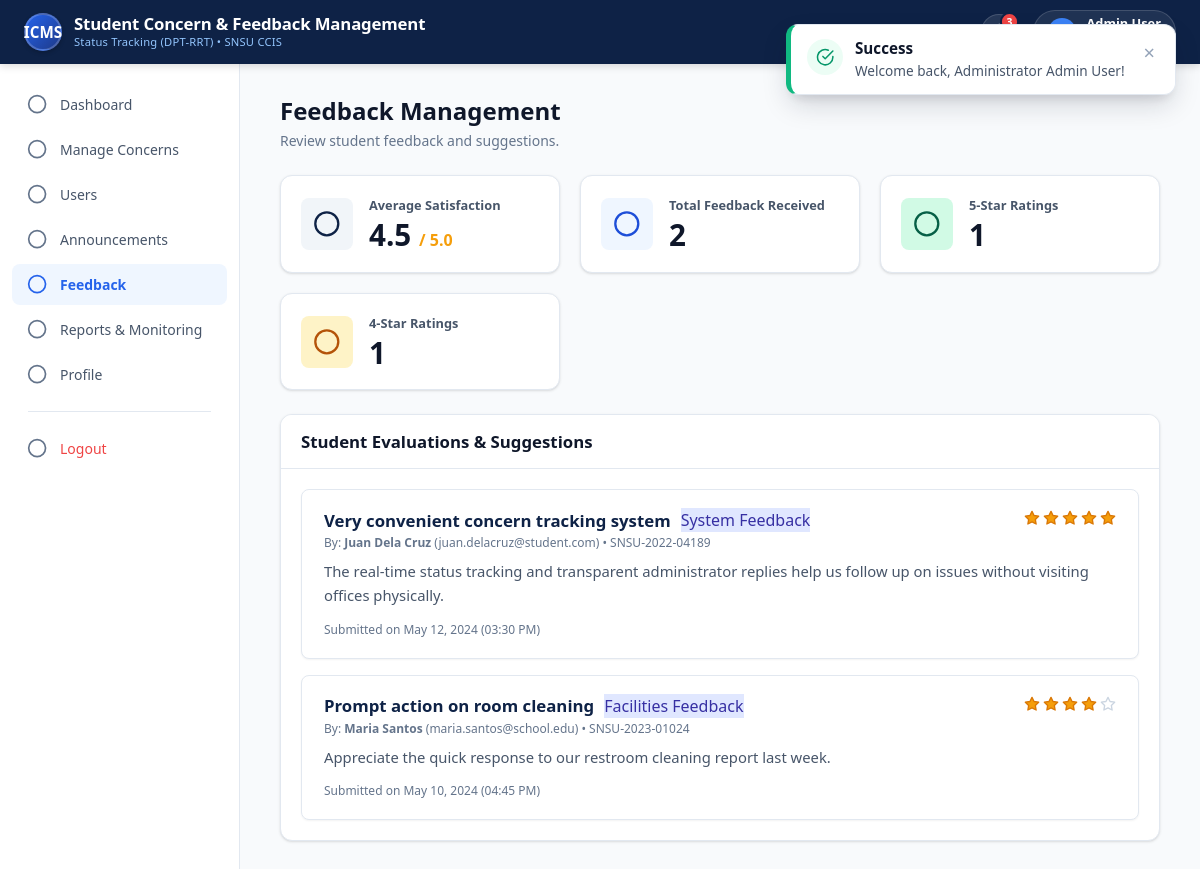
/admin/feedback.php (signed in), run on the app's committed database.
### tables this page shows
CREATE TABLE IF NOT EXISTS `feedback` (
  `feedback_id` INT AUTO_INCREMENT PRIMARY KEY,
  `student_id` INT DEFAULT NULL,
  `student_name` VARCHAR(150) NOT NULL,
  `student_email` VARCHAR(150) NOT NULL,
  `feedback_type` VARCHAR(100) NOT NULL,
  `subject` VARCHAR(255) NOT NULL,
  `message` TEXT NOT NULL,
  `rating` INT DEFAULT 5,
  `submitted_at` DATETIME DEFAULT CURRENT_TIMESTAMP,
  INDEX (`student_id`),
  CONSTRAINT `fk_feedback_student` FOREIGN KEY (`student_id`) REFERENCES `students` (`student_id`) ON DELETE SET NULL
);

CREATE TABLE IF NOT EXISTS `students` (
  `student_id` INT AUTO_INCREMENT PRIMARY KEY,
  `student_no` VARCHAR(50) NOT NULL UNIQUE,
  `name` VARCHAR(150) NOT NULL,
  `email` VARCHAR(150) NOT NULL UNIQUE,
  `password` VARCHAR(255) NOT NULL,
  `department` VARCHAR(150) NOT NULL DEFAULT 'College of Computing & Information Sciences',
  `program` VARCHAR(150) NOT NULL DEFAULT 'Bachelor of Science in Information Technology',
  `phone` VARCHAR(50) DEFAULT NULL,
  `status` ENUM('Active', 'Inactive') DEFAULT 'Active',
  `created_at` DATETIME DEFAULT CURRENT_TIMESTAMP
);

### admin/feedback.php (the view, shortened to what this page needs)
<?php
require_once __DIR__ . '/../config/db.php';
require_once __DIR__ . '/../includes/helpers.php';
$stats = $pdo->query("
    SELECT
        COUNT(*) as total_feedback,
        AVG(rating) as avg_rating,
        SUM(CASE WHEN rating = 5 THEN 1 ELSE 0 END) as stars_5,
        SUM(CASE WHEN rating = 4 THEN 1 ELSE 0 END) as stars_4,
        SUM(CASE WHEN rating = 3 THEN 1 ELSE 0 END) as stars_3,
        SUM(CASE WHEN rating <= 2 THEN 1 ELSE 0 END) as stars_low
    FROM feedback
")->fetch();
$allFeedback = $pdo->query("
    SELECT f.*, s.student_no
    FROM feedback f
    LEFT JOIN students s ON f.student_id = s.student_id
    ORDER BY f.submitted_at DESC
")->fetchAll();
require_once __DIR__ . '/../includes/header.php';
require_once __DIR__ . '/../includes/navbar.php';
require_once __DIR__ . '/../includes/sidebar.php';
?>
<div class="page-header">
  <div class="page-title-wrap">
    <h1 class="page-title">Feedback Management</h1>
    <p class="page-desc">Review student feedback and suggestions.</p>
  </div>
</div>
<div class="metrics-grid" style="margin-bottom: 24px;">
  <div class="metric-card">
    <div class="metric-icon-wrap metric-icon-total"><?= icon('star', '', 22) ?></div>
    <div class="metric-content">
      <span class="metric-label">Average Satisfaction</span>
      <span class="metric-number"><?= number_format((float)($stats['avg_rating'] ?: 5.0), 1) ?> <span style="font-size: 1rem; color: #f59e0b;">/ 5.0</span></span>
    </div>
  </div>
  <div class="metric-card">
    <div class="metric-icon-wrap metric-icon-progress"><?= icon('message-square', '', 22) ?></div>
    <div class="metric-content">
      <span class="metric-label">Total Feedback Received</span>
      <span class="metric-number"><?= (int)$stats['total_feedback'] ?></span>
    </div>
  </div>
  <div class="metric-card">
    <div class="metric-icon-wrap metric-icon-resolved"><?= icon('star-filled', '', 22) ?></div>
    <div class="metric-content">
      <span class="metric-label">5-Star Ratings</span>
      <span class="metric-number"><?= (int)$stats['stars_5'] ?></span>
    </div>
  </div>
  <div class="metric-card">
    <div class="metric-icon-wrap metric-icon-pending"><?= icon('thumbs-up', '', 22) ?></div>
    <div class="metric-content">
      <span class="metric-label">4-Star Ratings</span>
      <span class="metric-number"><?= (int)$stats['stars_4'] ?></span>
    </div>
  </div>
</div>
<div class="card" style="max-width: 1000px;">
  <div class="card-header">
    <h2 class="card-title">Student Evaluations & Suggestions</h2>
  </div>
  <div class="card-body" style="display: flex; flex-direction: column; gap: 16px;">
    <?php if (empty($allFeedback)): ?>
      <div style="text-align: center; padding: 40px; color: var(--text-muted); display: flex; align-items: center; justify-content: center; gap: 8px;">
        <?= icon('message-square', '', 20) ?>
        <span>No student feedback submitted yet.</span>
      </div>
    <?php else: ?>
      <?php foreach ($allFeedback as $fb): ?>
        <div style="padding: 18px 22px; border: 1px solid var(--border-color); border-radius: var(--radius-md); background: #ffffff; box-shadow: var(--shadow-xs);">
          <div style="display: flex; justify-content: space-between; align-items: flex-start; gap: 12px; margin-bottom: 8px;">
            <div>
              <div style="display: flex; align-items: center; gap: 10px; flex-wrap: wrap;">
                <h3 style="font-size: 1.05rem; font-weight: 700; color: var(--navy-primary);"><?= e($fb['subject']) ?></h3>
                <span class="badge-tag" style="background: #e0e7ff; color: #3730a3;"><?= e($fb['feedback_type']) ?></span>
              </div>
              <div class="text-xs text-muted" style="margin-top: 2px;">
                By: <strong><?= e($fb['student_name']) ?></strong> (<?= e($fb['student_email']) ?>) <?= $fb['student_no'] ? '• ' . e($fb['student_no']) : '' ?>
              </div>
            </div>
            <div>
              <?= renderStarRating((int)$fb['rating']) ?>
            </div>
          </div>
          <p style="font-size: 0.925rem; color: var(--text-secondary); line-height: 1.6; margin-bottom: 8px;">
            <?= nl2br(e($fb['message'])) ?>
          </p>
          <span class="text-xs text-muted">Submitted on <?= formatDateTime($fb['submitted_at']) ?></span>
        </div>
      <?php endforeach; ?>
    <?php endif; ?>
  </div>
</div>
<?php require_once __DIR__ . '/../includes/footer.php'; ?>

### includes/helpers.php (shortened to what this page needs)
<?php
function e(?string $str): string {
    return htmlspecialchars((string)($str ?? ''), ENT_QUOTES, 'UTF-8');
}
function formatDateTime(?string $datetime): string {
    $time = strtotime($datetime);
    return date('M d, Y (h:i A)', $time);
}
function getIcon(string $name, string $extraClass = '', ?int $size = null): string {
    $dim = $size ? "width='{$size}' height='{$size}'" : "";
    $classAttr = "class='svg-icon " . e($extraClass) . "'";
    return $icons[$name] ?? "<svg {$classAttr} {$dim} viewBox='0 0 24 24'><circle cx='12' cy='12' r='10'/></svg>";
}
function renderStarRating(int $rating, int $max = 5): string {
    $html = '<span class="star-rating-display" style="display: inline-flex; align-items: center; gap: 3px;">';
    for ($i = 1; $i <= $max; $i++) {
        if ($i <= $rating) {
            $html .= '<svg class="svg-icon" style="width: 16px; height: 16px; fill: #f59e0b; stroke: #d97706;" viewBox="0 0 24 24"><polygon points="12 2 15.09 8.26 22 9.27 17 14.14 18.18 21.02 12 17.77 5.82 21.02 7 14.14 2 9.27 8.91 8.26 12 2"/></svg>';
        } else {
            $html .= '<svg class="svg-icon" style="width: 16px; height: 16px; fill: none; stroke: #cbd5e1;" viewBox="0 0 24 24"><polygon points="12 2 15.09 8.26 22 9.27 17 14.14 18.18 21.02 12 17.77 5.82 21.02 7 14.14 2 9.27 8.91 8.26 12 2"/></svg>';
        }
    }
    $html .= '</span>';
    return $html;
}
function icon(string $name, string $extraClass = '', ?int $size = null): string {
    return getIcon($name, $extraClass, $size);
}

### assets/css/variables.css (style rules this page uses)
:root { --navy-dark: #091730; --navy-primary: #0e2246; --navy-light: #18376e; --navy-surface: #1e3a8a; --brand-blue: #2563eb; --brand-blue-hover: #1d4ed8; --brand-blue-light: #eff6ff; --brand-blue-border: #bfdbfe; --accent-gold: #f59e0b; --accent-gold-light: #fef3c7; --status-pending-text: #b45309; --status-pending-bg: #fef3c7; --status-pending-border: #fde68a; --status-pending-dot: #f59e0b; --status-progress-text: #1d4ed8; --status-progress-bg: #eff6ff; --status-progress-border: #bfdbfe; --status-progress-dot: #3b82f6; --status-resolved-text: #065f46; --status-resolved-bg: #d1fae5; --status-resolved-border: #a7f3d0; --status-resolved-dot: #10b981; --priority-critical-text: #991b1b; --priority-critical-bg: #fee2e2; --priority-critical-border: #fca5a5; --priority-high-text: #c2410c; --priority-high-bg: #ffedd5; --priority-high-border: #fed7aa; --priority-medium-text: #b45309; --priority-medium-bg: #fef3c7; --priority-medium-border: #fde68a; --priority-low-text: #334155; --priority-low-bg: #f1f5f9; --priority-low-border: #cbd5e1; --bg-body: #f8fafc; --bg-card: #ffffff; --bg-sidebar: #ffffff; --bg-header: #0e2246; --border-color: #e2e8f0; --border-subtle: #f1f5f9; --divider: #e2e8f0; --text-primary: #0f172a; --text-secondary: #475569; --text-muted: #64748b; --text-light: #94a3b8; --text-inverse: #ffffff; --font-family-display: system-ui, -apple-system, BlinkMacSystemFont, 'Segoe UI', Roboto, Helvetica, Arial, sans-serif; --font-family-body: system-ui, -apple-system, BlinkMacSystemFont, 'Segoe UI', Roboto, Helvetica, Arial, sans-serif; --shadow-xs: 0 1px 2px 0 rgba(0, 0, 0, 0.05); --shadow-sm: 0 1px 3px 0 rgba(0, 0, 0, 0.1), 0 1px 2px -1px rgba(0, 0, 0, 0.1); --shadow-md: 0 4px 6px -1px rgba(0, 0, 0, 0.1), 0 2px 4px -2px rgba(0, 0, 0, 0.1); --shadow-lg: 0 10px 15px -3px rgba(0, 0, 0, 0.1), 0 4px 6px -4px rgba(0, 0, 0, 0.1); --shadow-xl: 0 20px 25px -5px rgba(0, 0, 0, 0.1), 0 8px 10px -6px rgba(0, 0, 0, 0.1); --radius-xs: 4px; --radius-sm: 6px; --radius-md: 8px; --radius-lg: 12px; --radius-xl: 16px; --radius-pill: 9999px; --header-height: 64px; --sidebar-width: 240px; --transition-fast: 0.15s ease; --transition-normal: 0.25s ease; }

### assets/css/base.css (style rules this page uses)
* { margin: 0; padding: 0; box-sizing: border-box; }
html, body { width: 100%; min-height: 100%; font-family: var(--font-family-body); color: var(--text-primary); background-color: var(--bg-body); line-height: 1.5; -webkit-font-smoothing: antialiased; -moz-osx-font-smoothing: grayscale; }
h1, h2, h3, h4, h5, h6 { font-family: var(--font-family-display); font-weight: 700; line-height: 1.25; color: var(--text-primary); }
.svg-icon { display: inline-block; width: 1.15em; height: 1.15em; stroke-width: 2; stroke: currentColor; fill: none; stroke-linecap: round; stroke-linejoin: round; vertical-align: -0.18em; }
.text-muted { color: var(--text-muted); }
.text-xs { font-size: 0.75rem; }

### assets/css/layout.css (style rules this page uses)
.main-content-container .card[style*="max-width"], .main-content-container div[style*="max-width"] { margin-left: auto; margin-right: auto; }
.page-header { margin-bottom: 24px; display: flex; align-items: flex-start; justify-content: space-between; flex-wrap: wrap; gap: 16px; }
.page-title-wrap { display: flex; flex-direction: column; }
.page-title { font-size: 1.5rem; font-weight: 700; color: var(--text-primary); display: flex; align-items: center; gap: 8px; }
.page-desc { font-size: 0.875rem; color: var(--text-muted); margin-top: 4px; }

### data on the page
feedback: subject "Very convenient concern tracking system", feedback_type "System Feedback", student_name "Juan Dela Cruz", student_email "juan.delacruz@student.com", student.student_no "SNSU-2022-04189", message "The real-time status tracking and transparent administrator replies help us follow up on issues without visiting offices physically.", submitted_at "May 12, 2024 (03:30 PM)"
feedback: subject "Prompt action on room cleaning", feedback_type "Facilities Feedback", student_name "Maria Santos", student_email "maria.santos@school.edu", student.student_no "SNSU-2023-01024", message "Appreciate the quick response to our restroom cleaning report last week.", submitted_at "May 10, 2024 (04:45 PM)"

### other printed values
$stats['avg_rating'] ?: 5.0 "4.5"
$stats['total_feedback'] "2"
$stats['stars_5'] "1"
$stats['stars_4'] "1"
